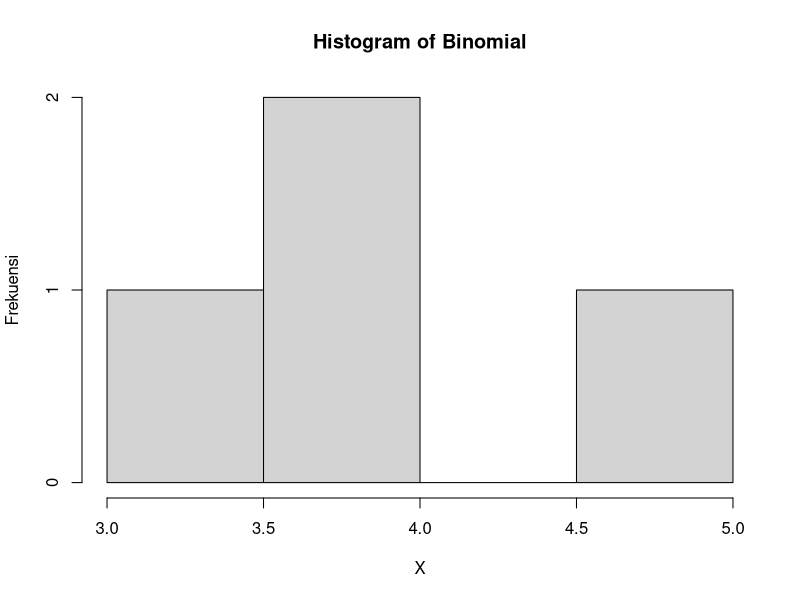

R code for this plot:
# Nama : Benedictus Bimo C W
# NRP : 5025201097
# Kelas : Probstat F

#2  A
n = 20
p = 0.2
x = 4
p1 = dbinom(x, n, p, log=FALSE)
p1

#2  B
hist(rbinom(x, n, p), xlab = "X", ylab = "Frekuensi", main = "Histogram of Binomial")

#2  C
rataRata = n * p
rataRata

varian = n * p * (1 - p)
varian